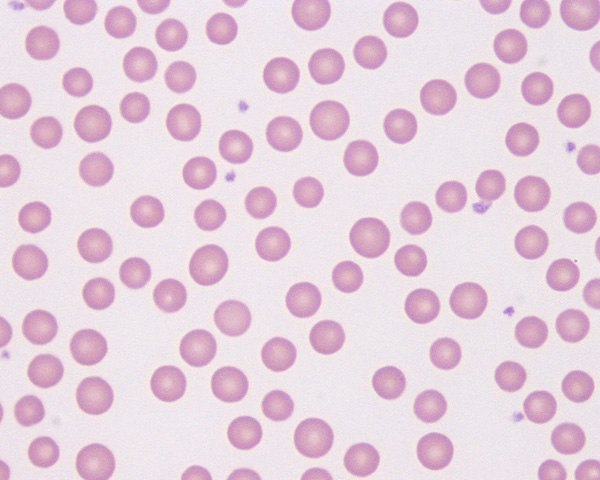
%> input picture Normal-bovine-erythrocytes.jpg, 600 x 480 px
$ octave first.m   (GNU Octave 9; MATLAB toolbox functions it lacks are replaced by stand-ins)
%> lines starting %> are read from the running program, lines starting %| are printed output that depends on the picture; in (x1, y1, x2, y2) boxes, pixels count from 0 and x2, y2 are one past the last pixel; in counts of white or black regions, pixels touching at a corner belong together; the program's own positions count from 1
%memasukkan gambar
gambar = imread('Normal-bovine-erythrocytes.jpg');
%> gambar is the input picture: size 480x600x3 uint8; mean R, G, B 229.8, 208.8, 221.7

%Mengganti gambar menjadi grayscale
change = rgb2gray(gambar);
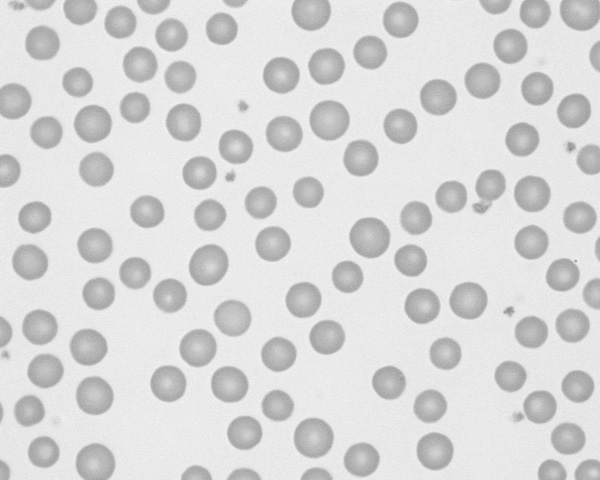
%> change: size 480x600 uint8; min 140, max 245, mean 216.6
[counts, idx] = imhist(change);
%> counts = 256 values, max 33349 at index 234, min 0 at index 1, mean 1125; idx = 256 values from 0 to 255

%otsu
pilih = graythresh(change)*255;
%> pilih = 206

%memisahkan antara background dan foreground
[baris, kolom] = size(change);
g = zeros(baris,kolom);
for i= 1:baris
    for j = 1:kolom
        if change(i,j) < pilih
            g(i,j) = 1;
        end
    end
end
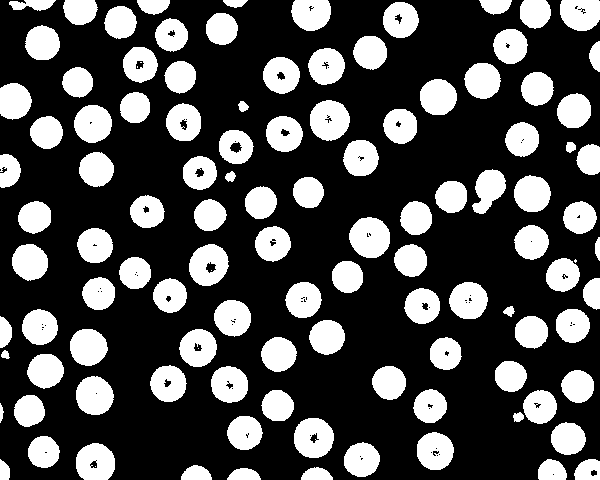
%> g: size 480x600 double; values 0 (black) and 1 (white), 29.8% white; 114 white regions (6 under 20 px), largest, box (x1, y1, x2, y2) and area: (349, 217, 390, 258) 1306, (310, 100, 350, 141) 1260, (294, 418, 334, 458) 1239
g = logical(g);


%morphology
kecil = strel('square', 3);
tutup = imclose(g,kecil);
%> tutup: size 480x600 logical; 30% white; 107 white regions, largest, box (x1, y1, x2, y2) and area: (349, 217, 390, 258) 1315, (310, 100, 350, 141) 1279, (294, 418, 334, 458) 1252

besar = strel ('disk',2, 0);
melebar = imdilate(tutup,besar);
%> melebar: size 480x600 logical; 36.7% white; 105 white regions, largest, box (x1, y1, x2, y2) and area: (347, 215, 392, 260) 1555, (292, 416, 336, 460) 1521, (308, 98, 352, 143) 1519
Tepian = xor(melebar,tutup);
%> Tepian: size 480x600 logical; 6.8% white in thin lines or dots

%mengeliminasi sel tidak sempurna
[L,num] = bwlabel(melebar,4);
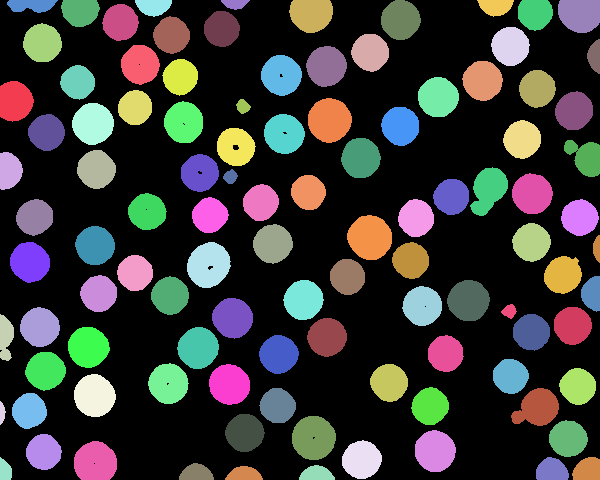
%> L: size 480x600 double; 106 distinct labels, from 0 to 105; one colour per label, 0 black
%> num = 105

EkstraksiCiri = regionprops(L, 'Area', 'Perimeter', 'Eccentricity')
%> EkstraksiCiri = 105 regions; largest, Area, Eccentricity and Perimeter: 1555 0.274 137.3, 1521 0.131 135.8, 1519 0.162 135.7, 1510 0.46 137, 1388 0.295 129.5
luas = [EkstraksiCiri.Area]
%> luas = 105 values, max 1555 at index 66, min 96 at index 4, mean 1007.7

perimeter = [EkstraksiCiri.Perimeter]
%> perimeter = 105 values, max 141.5 at index 87, min 41.61 at index 45, mean 110.9

index = find(luas > 907 & perimeter > 100);
%> index = 82 values from 1 to 100

Baru = zeros(size(L));
k = length(index);
%> k = 82
for i=1:k
    Baru(L==(index(i)))= 1;
end
%> this loop made 82 passes
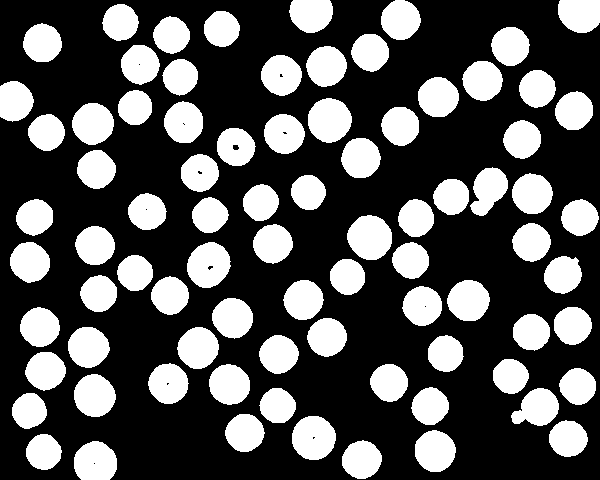
%> Baru: size 480x600 double; values 0 (black) and 1 (white), 33.1% white; 82 white regions, largest, box (x1, y1, x2, y2) and area: (347, 215, 392, 260) 1555, (292, 416, 336, 460) 1521, (308, 98, 352, 143) 1519

figure, imshow(L), title('labelled cells');
figure, imshow(Baru), title('selected cells by area')

%penghapusan sel ungu dari var baru
[L,num] = bwlabel(melebar,4);

EkstraksiCiri1 = regionprops(L, 'Area', 'Perimeter', 'Eccentricity');
%> EkstraksiCiri1 has the same summary as EkstraksiCiri
luas1 = [EkstraksiCiri1.Area]
%> luas1 has the same summary as luas
perimeter1 = [EkstraksiCiri1.Perimeter]
%> perimeter1 has the same summary as perimeter
index = find(luas1 > 700 & perimeter1 > 90);
%> index = 86 values from 1 to 101
Baru1 = zeros(size(L));


k = length(index);
%> k = 86
for i=1:k
    Baru(L==(index(i)))= 1;
end
%> this loop made 86 passes
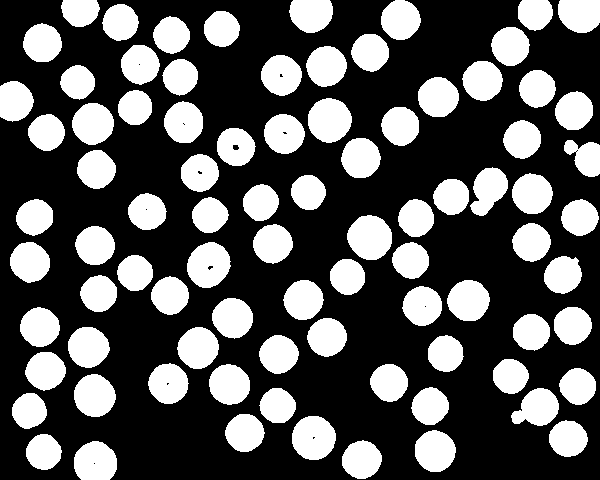
%> Baru: size 480x600 double; values 0 (black) and 1 (white), 34.3% white; 86 white regions, largest, box (x1, y1, x2, y2) and area: (347, 215, 392, 260) 1555, (292, 416, 336, 460) 1521, (308, 98, 352, 143) 1519

imshow(L), title('labelled cells');
figure, imshow(Baru), title('selected cells by area')


%pewarnaan sel yang sudah di eliminasi dari var Baru
[L2,num2] = bwlabel(Baru,4);
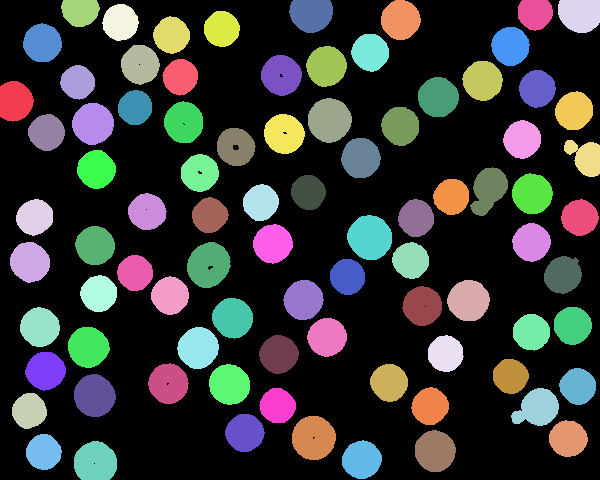
%> L2: size 480x600 double; 87 distinct labels, from 0 to 86; one colour per label, 0 black
%> num2 = 86
C = zeros(baris,kolom,3);
for i = 1:baris
    for j =1:kolom
        if L2(i,j)
            C(i,j,:) = gambar(i,j,:);
        end
    end
end
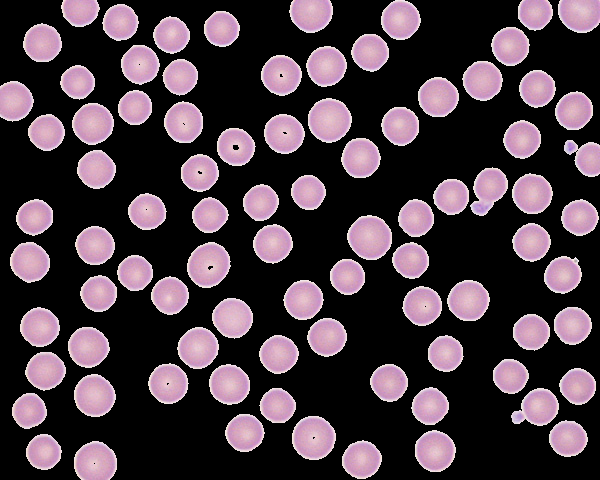
%> C: size 480x600x3 double; mean R, G, B 73.9, 59.3, 68.6


C = uint8(C);
%> C: size 480x600x3 uint8
figure, imshow(L2), title('labelled cells');
figure, imshow(C), title('segmented colour');

MeanR = regionprops(L2, C(:,:,1),'MeanIntensity');
%> MeanR = 86 regions; first 5, MeanIntensity: 214.6, 216, 213.4, 215, 215.7
MeanG = regionprops(L2, C(:,:,2),'MeanIntensity');
%> MeanG = 86 regions; first 5, MeanIntensity: 170.9, 172.5, 170.3, 171.5, 173
MeanB = regionprops(L2, C(:,:,3),'MeanIntensity');
%> MeanB = 86 regions; first 5, MeanIntensity: 197.9, 198.1, 197.1, 197.8, 198.3

FiturWarna = [MeanR.MeanIntensity MeanG.MeanIntensity MeanB.MeanIntensity];
%> FiturWarna = 258 values, max 220.5 at index 35, min 168.5 at index 163, mean 195.9
ShapeDescp = regionprops(L2,'Perimeter','Area');
%> ShapeDescp = 86 regions; largest, Area and Perimeter: 1555 137.3, 1521 135.8, 1519 135.7, 1510 137, 1388 129.5

perimeter2 = [ShapeDescp.Perimeter]
%> perimeter2 = 86 values, max 141.5 at index 73, min 104.7 at index 10, mean 118.7
area2 = [ShapeDescp.Area]
%> area2 = 86 values, max 1555 at index 54, min 848 at index 11, mean 1149.9
Roundness = (perimeter2.^2)./(4*pi*area2);
%> Roundness = 86 values, max 1.63 at index 86, min 0.945 at index 51, mean 0.982

Ciri = [FiturWarna area2 perimeter2 Roundness];
%> Ciri = 516 values, max 1555 at index 312, min 0.945 at index 481, mean 309.5

%seleksi berdasar ciri warna dan bentuk
indeksTrombosit = find(Ciri(:,1) > 135 & Ciri(:,3) > 150 & Ciri(:,6) <= 2);
%> indeksTrombosit = []

Baru2 = zeros(baris,kolom);
k = length(indeksTrombosit);
%> k = 0
for i=1:k
       Baru2(L2==(indeksTrombosit(i)))= 1;
end
%> this loop made 0 passes
%> Baru2: size 480x600 double; every value is 0
Baru2 = logical(Baru2);
%> Baru2: size 480x600 logical; every value is 0
%visualize(Baru2)

[L3,num10] = bwlabel(Baru2,4);
%> num10 = 0
figure, imshow(L3), title('labelled cells');

$ run again, with Kasus6.jpg copied over Normal-bovine-erythrocytes.jpg
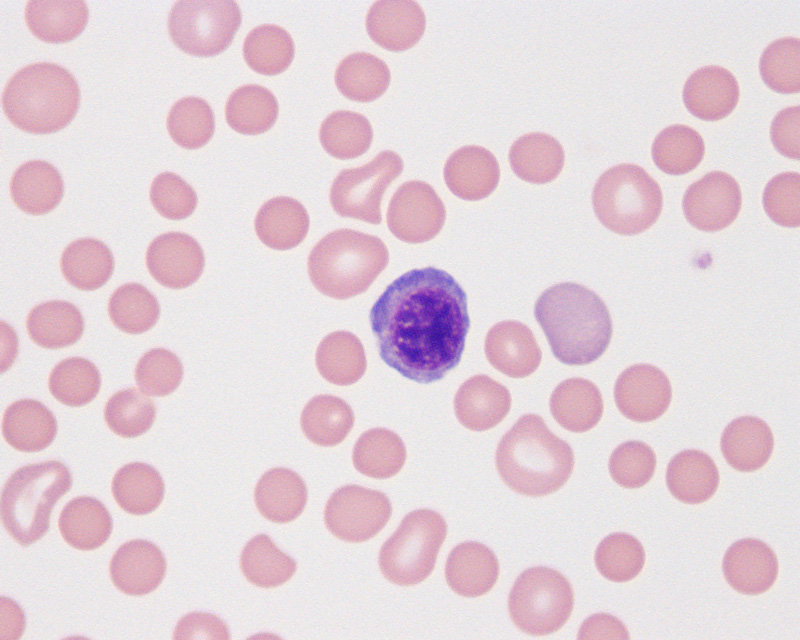
%> input picture Kasus6.jpg, 800 x 640 px
%> gambar is the input picture: size 640x800x3 uint8; mean R, G, B 228.1, 211.9, 219.2
%> counts = 256 values, max 54324 at index 233, min 0 at index 1, mean 2000; idx = 256 values from 0 to 255
%> pilih = 207
%> after the loop `for i= 1:baris`:
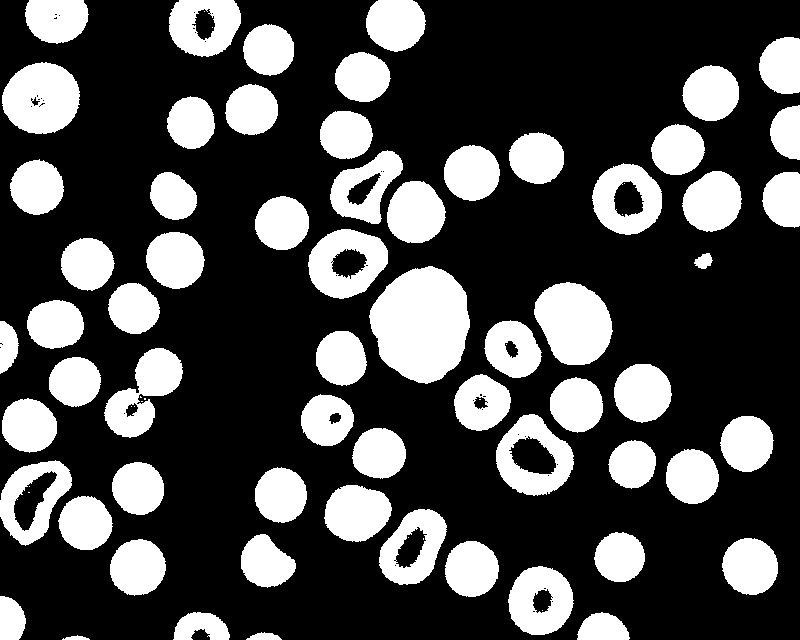
%> g: size 640x800 double; values 0 (black) and 1 (white), 29% white; 79 white regions (16 under 20 px), largest, box (x1, y1, x2, y2) and area: (369, 266, 470, 384) 8815, (534, 282, 613, 365) 4834, (2, 62, 80, 134) 4296
%> tutup: size 640x800 logical; 29.1% white; 64 white regions (1 under 20 px), largest, box (x1, y1, x2, y2) and area: (369, 266, 470, 384) 8816, (534, 282, 613, 365) 4834, (2, 62, 80, 134) 4336
%> melebar: size 640x800 logical; 33.3% white; 63 white regions, largest, box (x1, y1, x2, y2) and area: (367, 264, 472, 386) 9436, (532, 280, 615, 367) 5299, (0, 60, 82, 136) 4789
%> Tepian: size 640x800 logical; 4.2% white in thin lines or dots
%> L: size 640x800 double; 65 distinct labels, from 0 to 64
%> num = 64
%> EkstraksiCiri = 64 regions; largest, Area, Eccentricity and Perimeter: 9436 0.518 351, 5299 0.584 261.7, 4789 0.401 245.4, 4238 0.889 290.6, 4114 0.566 243.1
%> luas = 64 values, max 9436 at index 38, min 18 at index 9, mean 2660.8
%> perimeter = 64 values, max 351 at index 38, min 12.84 at index 9, mean 182.6
%> `index = find(luas > 907 & perimeter > 100);`: index = 59 values from 1 to 64
%> `k = length(index);`: k = 59
%> the loop `for i=1:k` made 59 passes
%> EkstraksiCiri1 has the same summary as EkstraksiCiri
%> luas1 has the same summary as luas
%> perimeter1 has the same summary as perimeter
%> `index = find(luas1 > 700 & perimeter1 > 90);`: index = 60 values from 1 to 64
%> `k = length(index);`: k = 60
%> the loop `for i=1:k` made 60 passes
%> L2: size 640x800 double; 61 distinct labels, from 0 to 60
%> after the loop `for i = 1:baris`:
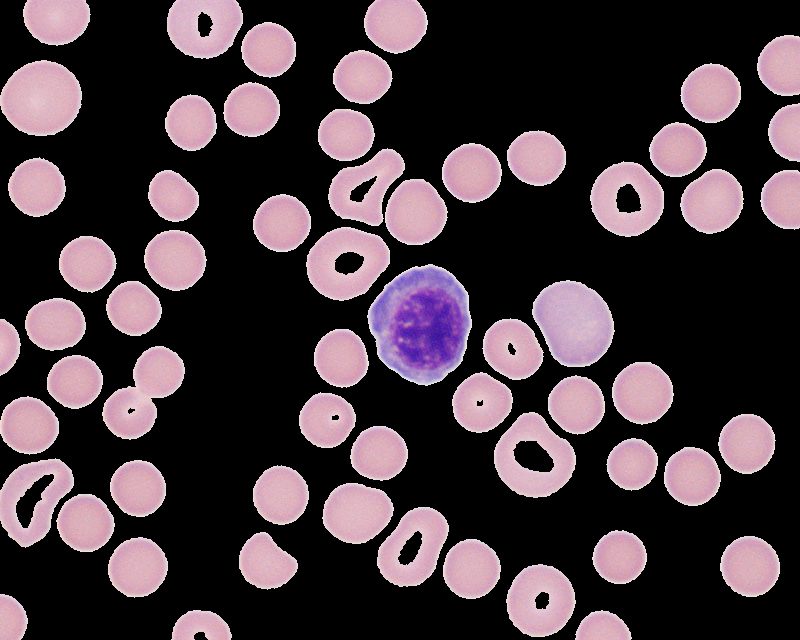
%> C: size 640x800x3 double; mean R, G, B 71.1, 57.4, 64
%> MeanR = 60 regions; first 5, MeanIntensity: 221.7, 219.4, 216.9, 218, 218.9
%> MeanG = 60 regions; first 5, MeanIntensity: 181.2, 178.3, 173.7, 181.3, 176.3
%> MeanB = 60 regions; first 5, MeanIntensity: 194.3, 193.5, 187.9, 197.1, 190.1
%> FiturWarna = 180 values, max 222.9 at index 20, min 102.8 at index 95, mean 195.5
%> ShapeDescp = 60 regions; largest, Area and Perimeter: 9436 351, 5299 261.7, 4789 245.4, 4238 290.6, 4114 243.1
%> perimeter2 = 60 values, max 351 at index 35, min 125.1 at index 5, mean 191.1
%> area2 = 60 values, max 9436 at index 35, min 871 at index 2, mean 2825.6
%> Roundness = 60 values, max 1.59 at index 12, min 0.974 at index 29, mean 1.07
%> Ciri = 360 values, max 9436 at index 215, min 0.974 at index 329, mean 600.7
%> indeksTrombosit = []
%> `k = length(indeksTrombosit);`: k = 0

$ run again, with Kasus7.jpg copied over Normal-bovine-erythrocytes.jpg
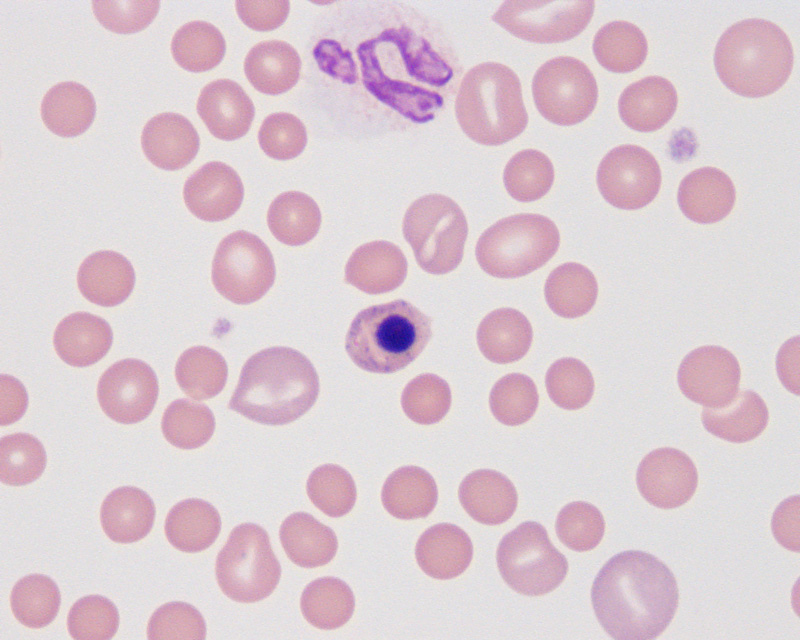
%> input picture Kasus7.jpg, 800 x 640 px
%> gambar is the input picture: size 640x800x3 uint8; mean R, G, B 220.6, 204.5, 212
%> counts = 256 values, max 57176 at index 226, min 0 at index 1, mean 2000; idx = 256 values from 0 to 255
%> pilih = 201
%> after the loop `for i= 1:baris`:
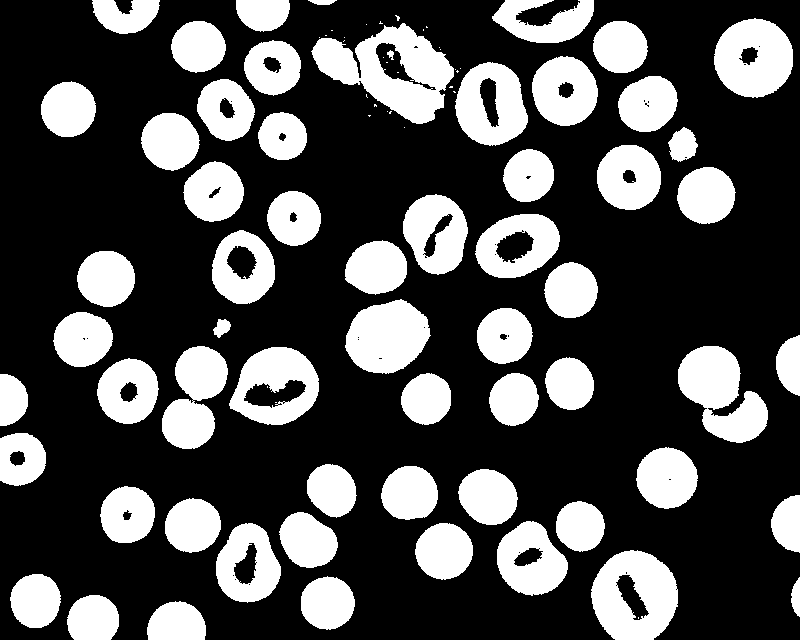
%> g: size 640x800 double; values 0 (black) and 1 (white), 30.3% white; 90 white regions (29 under 20 px), largest, box (x1, y1, x2, y2) and area: (311, 23, 454, 124) 7200, (591, 550, 678, 640) 5504, (678, 346, 768, 443) 5160
%> tutup: size 640x800 logical; 30.4% white; 77 white regions (16 under 20 px), largest, box (x1, y1, x2, y2) and area: (311, 23, 459, 124) 7344, (591, 550, 678, 640) 5550, (678, 346, 768, 443) 5184
%> melebar: size 640x800 logical; 34.9% white; 67 white regions (5 under 20 px), largest, box (x1, y1, x2, y2) and area: (309, 19, 530, 148) 13489, (589, 548, 680, 640) 6188, (676, 344, 770, 445) 5894
%> Tepian: size 640x800 logical; 4.5% white in thin lines or dots
%> L: size 640x800 double; 70 distinct labels, from 0 to 69
%> num = 69
%> EkstraksiCiri = 69 regions; largest, Area, Eccentricity and Perimeter: 13442 0.932 756.3, 6188 0.234 288.9, 5894 0.821 392.3, 5256 0.149 257.8, 5141 0.573 257.7
%> luas = 69 values, max 13442 at index 30, min 13 at index 34, mean 2589.7
%> perimeter = 69 values, max 756.3 at index 30, min 11.25 at index 34, mean 176.1
%> index = 56 values from 1 to 68
%> `k = length(index);`: k = 56
%> the loop `for i=1:k` made 56 passes
%> EkstraksiCiri1 has the same summary as EkstraksiCiri
%> luas1 has the same summary as luas
%> perimeter1 has the same summary as perimeter
%> L2: size 640x800 double; 57 distinct labels, from 0 to 56
%> after the loop `for i = 1:baris`:
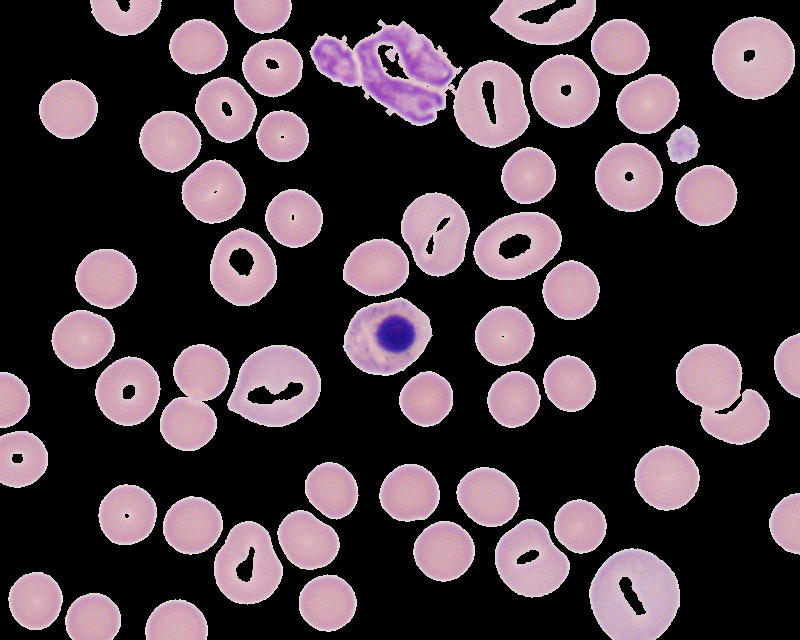
%> C: size 640x800x3 double; mean R, G, B 72.5, 58.8, 65.8
%> MeanR = 56 regions; first 5, MeanIntensity: 209.9, 212.4, 211.9, 212.8, 211.4
%> MeanG = 56 regions; first 5, MeanIntensity: 168.4, 174, 171.2, 172.6, 169.9
%> MeanB = 56 regions; first 5, MeanIntensity: 184.5, 189.8, 186.9, 188.4, 186
%> FiturWarna = 168 values, max 215.5 at index 8, min 135.2 at index 86, mean 189.8
%> ShapeDescp = 56 regions; largest, Area and Perimeter: 13442 756.3, 6188 288.9, 5894 392.3, 5256 257.8, 5141 257.7
%> perimeter2 = 56 values, max 756.3 at index 28, min 110.3 at index 51, mean 210.2
%> area2 = 56 values, max 13442 at index 28, min 916 at index 51, mean 3171.5
%> Roundness = 56 values, max 3.39 at index 28, min 0.97 at index 47, mean 1.15
%> Ciri = 336 values, max 13442 at index 196, min 0.97 at index 327, mean 658.7
%> indeksTrombosit = []
%> `k = length(indeksTrombosit);`: k = 0
